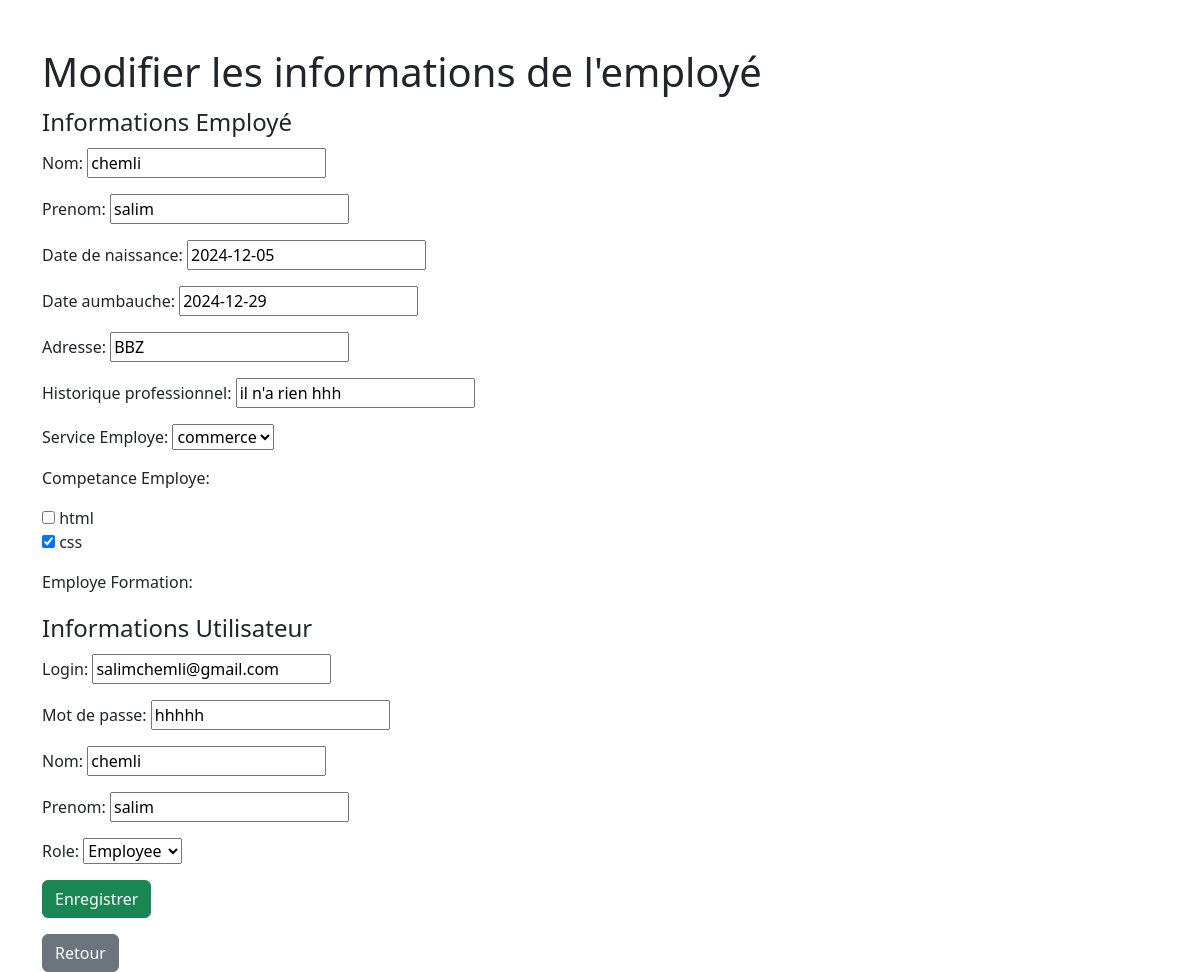
The app's page /employes/modifier/6/ with its own data.
### app1/models.py (models this page shows, shortened)
class Employe(models.Model):
    nom= models.CharField(max_length=20)
    prenom= models.CharField(max_length=20)
    date_de_naissance= models.DateField(default=timezone.now)
    date_aumbauche= models.DateField(default=timezone.now)
    adresse= models.CharField(max_length=30)
    Historique_professionnel= models.CharField(max_length=500)
    Service_Employe= models.ForeignKey(Service, on_delete=models.CASCADE)
    Competance_Employe=models.ManyToManyField(Competances, related_name="comp", blank=True)
    Employe_Formation= models.ManyToManyField(Formations, related_name="frm", blank=True)
    Employe_Utilisateur= models.OneToOneField(Utilisateur, on_delete=models.CASCADE, related_name="employe")

class Utilisateur(models.Model):
    Login = models.CharField(max_length= 30, unique=True)
    mot_de_passe = models.CharField(max_length=20)
    nom = models.CharField(max_length=30, blank=True, null=True)
    prenom = models.CharField(max_length=30, blank=True, null=True)
    ROLE_CHOICES = [
        ('admin', 'Admin'),
        ('employee', 'Employee'),
        ('manager', 'Manager'),
        ('candidate', 'Candidate'),
    ]
    role = models.CharField(max_length=30, choices=ROLE_CHOICES, default='candidate')

### app1/views.py (the view)
# urls.py: path('employes/modifier/<int:employe_id>/', views.modifier_employe, name='modifier_employe'),
def modifier_employe(request, employe_id):
    employe = get_object_or_404(Employe, id=employe_id)
    utilisateur = employe.Employe_Utilisateur  # Récupère l'utilisateur lié à l'employé
    if request.method == 'POST':
        employe_form = EmployeForm(request.POST, instance=employe)
        utilisateur_form = UtilisateurForm(request.POST, instance=utilisateur)
        if employe_form.is_valid() and utilisateur_form.is_valid():
            employe_form.save()
            utilisateur_form.save()
            messages.success(request, "Les informations de l'employé ont été mises à jour avec succès.")
            return redirect('liste_employes')
    else:
        employe_form = EmployeForm(instance=employe)
        utilisateur_form = UtilisateurForm(instance=utilisateur)
    return render(request, 'modifier_employe.html', {
        'employe_form': employe_form,
        'utilisateur_form': utilisateur_form,
        'employe': employe,
    })

### app1/forms.py
class EmployeForm(forms.ModelForm):
    class Meta:
        model = Employe
        fields = ['nom', 'prenom', 'date_de_naissance', 'date_aumbauche', 'adresse',
                  'Historique_professionnel', 'Service_Employe', 'Competance_Employe',
                  'Employe_Formation']
        widgets = {
            'Competance_Employe': forms.CheckboxSelectMultiple(),
            'Employe_Formation': forms.CheckboxSelectMultiple(),
        }

class UtilisateurForm(forms.ModelForm):
    class Meta:
        model = Utilisateur
        fields = ['Login', 'mot_de_passe', 'nom', 'prenom', 'role']
        mot_de_passe = forms.CharField(widget=forms.PasswordInput(attrs={'class': 'form-control'}))

### app1/models.py (called while the page is built)
    def __str__(self):
        return self.Nom

    def __str__(self):
        return self.descripton

### app1/templates/modifier_employe.html (shortened to what this page needs)
<!DOCTYPE html>
<html lang="en">
    {% load static %}
<head>
    <link rel="stylesheet" href="{% static 'css/bootstrap.min.css' %}">
</head>
<body>
    <div class="container mt-5">
        <h1>Modifier les informations de l'employé</h1>
        <form method="POST">
            <fieldset>
                <legend>Informations Employé</legend>
                {{ employe_form.as_p }}
            </fieldset>
            <fieldset>
                <legend>Informations Utilisateur</legend>
                {{ utilisateur_form.as_p }}
            </fieldset>
            <button type="submit" class="btn btn-success">Enregistrer</button>
        </form>
        <a href="{% url 'liste_employes' %}" class="btn btn-secondary mt-3">Retour</a>
    </div>
</body>
</html>

### records on screen
Employe: nom "chemli", prenom "salim", date_de_naissance "2024-12-05", date_aumbauche "2024-12-29", adresse "BBZ", Historique_professionnel "il n'a rien hhh", Service_Employe "commerce"
Utilisateur: Login "salimchemli@gmail.com", mot_de_passe "hhhhh", nom "chemli", prenom "salim", role "Employee"
